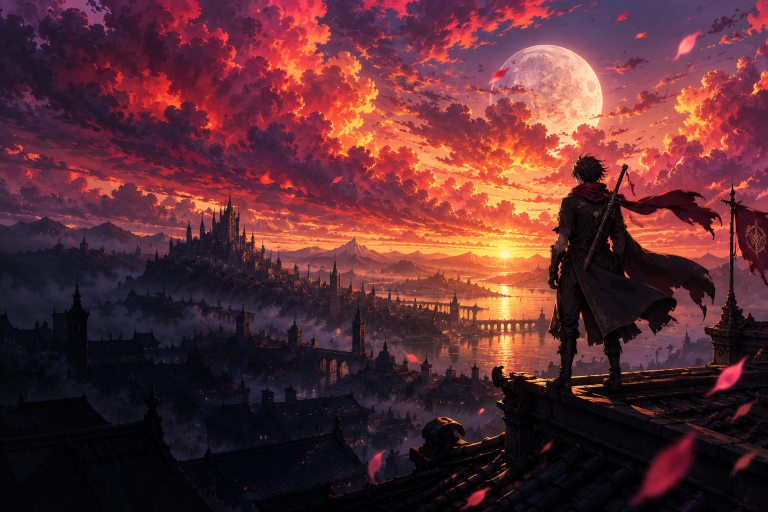
#> input picture design/onboarding-2026-10-04/source/audience-anime-a.png, 1536 x 1024 px (shown at 1/2 size)
$ python package-audience-art.py
#> lines starting #> are read from the running program, lines starting #| are printed output that depends on the picture
"""Package the chosen "What do you watch?" pictures: crop to the cards' 2:1 band, resample, encode.

No grade and no retouch — the pixels are the generator's. The other candidates stay in source/.
Run with a Python that has Pillow.
"""
import json
from pathlib import Path
from PIL import Image

HERE = Path(__file__).resolve().parent
CATALOG = HERE.parents[1] / "ios/Resources/Assets.xcassets"
# asset name → the chosen source
CHOSEN = {
    "audience-anime-v1": "audience-anime-a.png",
    "audience-tv-v1": "audience-tv-a.png",
    "audience-both-v1": "audience-both-a.png",
}
POINTS = (361, 180)   # the widest card the app draws, in points (2:1)

for name, source in CHOSEN.items():
    im = Image.open(HERE / "source" / source).convert("RGB")
#> im is the input picture: PIL image 1536x1024 RGB; mean R, G, B 92.3, 45.3, 50.7
    w, h = im.size
#> w = 1536; h = 1024
    band = round(w * POINTS[1] / POINTS[0])
#> band = 766
    top = (h - band) // 2
#> top = 129
    art = im.crop((0, top, w, top + band))
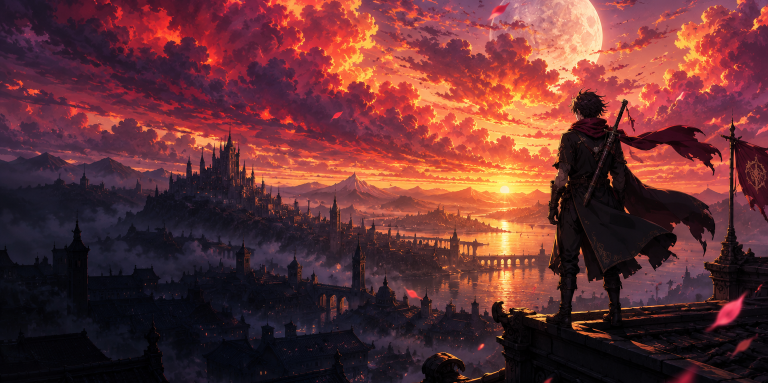
#> art: PIL image 1536x766 RGB (shown at 1/2 size); mean R, G, B 101.5, 50.2, 52.1
    dest = CATALOG / f"{name}.imageset"
    dest.mkdir(parents=True, exist_ok=True)
    entries = [{"idiom": "universal", "scale": "1x"}]
    for scale in (2, 3):
        filename = f"{name}@{scale}x.jpg"
        out = art.resize((POINTS[0] * scale, POINTS[1] * scale), Image.Resampling.LANCZOS)
        out.save(dest / filename, quality=90, optimize=True, progressive=True)
        entries.append({"idiom": "universal", "scale": f"{scale}x", "filename": filename})
#> (the run stopped early here; a loop or call above may not have finished)

$ run again, with design/onboarding-2026-10-04/source/audience-both-b.png copied over design/onboarding-2026-10-04/source/audience-anime-a.png
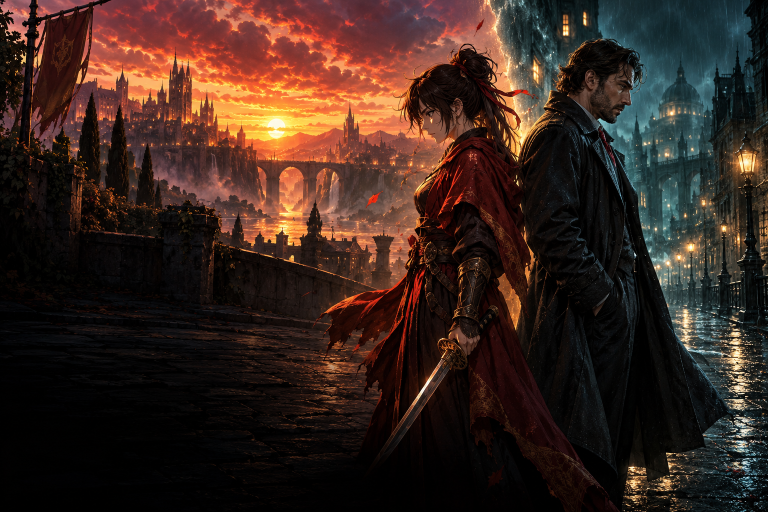
#> input picture design/onboarding-2026-10-04/source/audience-both-b.png, 1536 x 1024 px (shown at 1/2 size)
#> im is the input picture: PIL image 1536x1024 RGB; mean R, G, B 57, 37.6, 30
#> `art = im.crop((0, top, w, top + band))`:
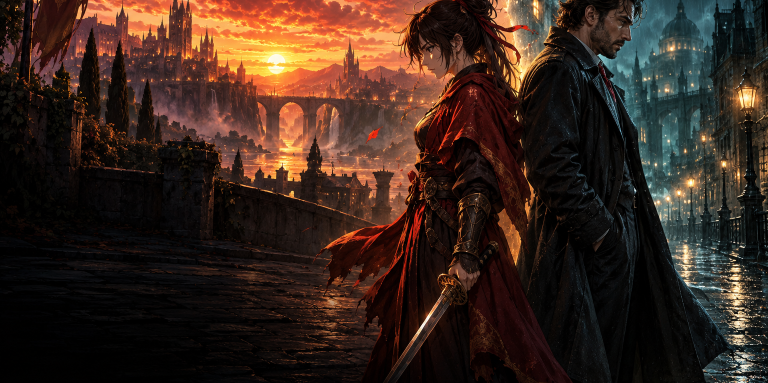
#> art: PIL image 1536x766 RGB (shown at 1/2 size); mean R, G, B 57.5, 38.5, 29.2

$ run again, with design/onboarding-2026-10-04/source/audience-tv-b.png copied over design/onboarding-2026-10-04/source/audience-anime-a.png
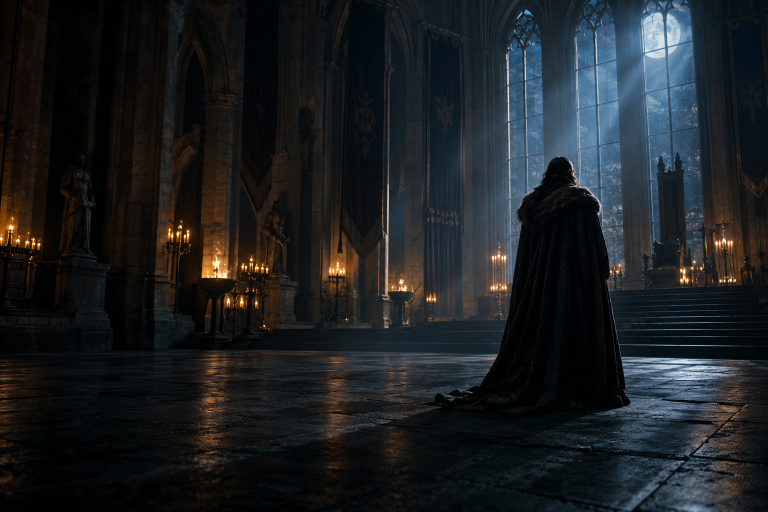
#> input picture design/onboarding-2026-10-04/source/audience-tv-b.png, 1536 x 1024 px (shown at 1/2 size)
#> im is the input picture: PIL image 1536x1024 RGB; mean R, G, B 28.4, 31.8, 34.4
#> `art = im.crop((0, top, w, top + band))`:
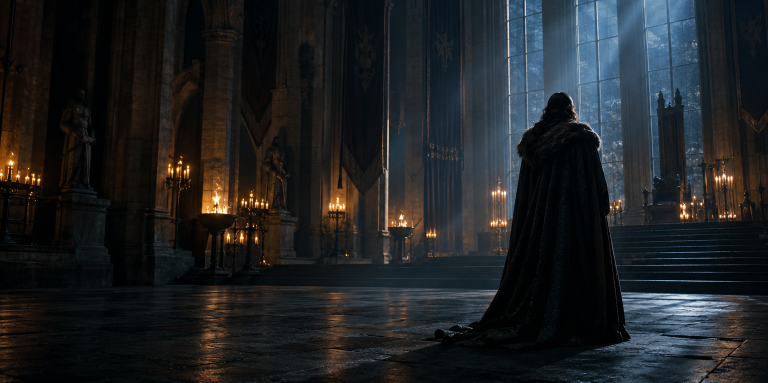
#> art: PIL image 1536x766 RGB (shown at 1/2 size); mean R, G, B 31.3, 33.7, 35.6
